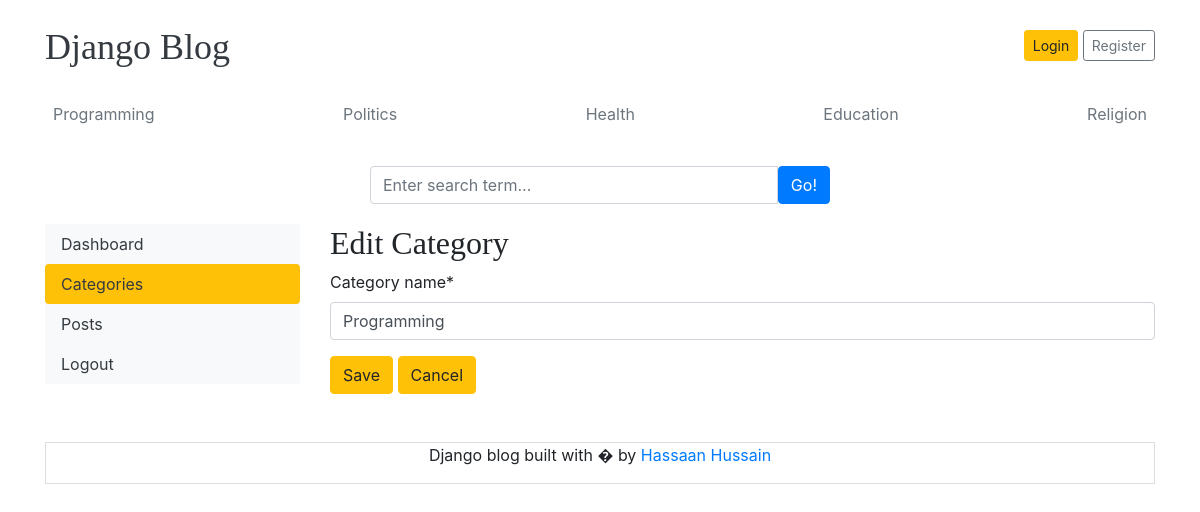
The page /dashboard/categories/edit/1/ on the database its author committed.
### blogs/models.py (models this page shows)
class Category(models.Model):
    category_name = models.CharField(max_length=50, unique=True)
    created_at = models.DateTimeField(auto_now_add=True)
    update_at = models.DateTimeField(auto_now=True)
    class Meta:
        verbose_name_plural = 'categories'
    def __str__(self):
        return self.category_name

### dashboard/views.py (the view)
# urls.py: path('categories/edit/<int:pk>/', views.edit_category, name='edit_category'),
def edit_category(request, pk):
    category = get_object_or_404(Category, pk=pk)
    if request.method == 'POST':
        form = CategoryForm(request.POST, instance=category)
        if form.is_valid():
            form.save()
            return redirect('categories')
    else:
        form = CategoryForm(instance=category)
    context = {
        'form': form,
        'category': category,
    }
    return render(request, 'dashboard/edit_category.html', context)

### dashboard/forms.py
class CategoryForm(forms.ModelForm):
    class Meta:
        model = Category
        fields = '__all__'

### blogs/context_processors.py (called while the page is built)
def get_categories(request):
    categories = Category.objects.all()
    return dict(categories=categories)

def social_links(request):
    links = SocialLinks.objects.all()
    return dict(links=links)

### templates/dashboard/edit_category.html (shortened to what this page needs)
{% extends 'home.html' %}
{% load crispy_forms_tags %}
{% block content %}
<div class="row">
    {% include 'dashboard/sidebar.html' %}
    <div class="col-md-9">
        <h2>Edit Category</h2>
        <form action="{% url 'edit_category' category.id %}" method='post'>
            {{ form | crispy }}
            <button type="submit" class='btn btn-warning mb-5'>Save</button>
            <a href="{% url "categories" %}" class='btn btn-warning mb-5'>Cancel</a>
        </form>
    </div>
</div>
{% endblock content %}

### templates/home.html (shortened to what this page needs)
{% load static %}
<!DOCTYPE html>
<html lang="en">
<head>
    <link href="https://getbootstrap.com/docs/4.0/dist/css/bootstrap.min.css" rel="stylesheet">
    <link rel="stylesheet" href="https://cdnjs.cloudflare.com/ajax/libs/font-awesome/7.0.1/css/all.min.css" />
    <link href="{% static "css/blog.css" %}" rel="stylesheet">
  </head>
<body>
    <div class="container">
        <header class="blog-header py-3">
        <div class="row flex-nowrap justify-content-between align-items-center">
            <div class="col-8 pt-1">
            <a class="blog-header-logo text-dark" href="/">Django Blog</a>
            </div>
            {% if user.is_authenticated %}
            <div class="col-4 d-flex justify-content-end align-items-center">
                <small>You're logged in ''{{ user }}''</small>
                &nbsp;
                <a href="{% url "dashboard" %}" class='btn btn-sm btn-warning'>Dashboard</a>
                &nbsp;
                <a class="btn btn-sm btn-warning" href="{% url "logout" %}">Logout</a> &nbsp;
            </div>
            {% else %}
            <div class="col-4 d-flex justify-content-end align-items-center">
                <a class="btn btn-sm btn-warning" href="{% url "login" %}">Login</a> &nbsp;
                <a class="btn btn-sm btn-outline-secondary" href="{% url 'register' %}">Register</a>
            </div>
            {% endif %}
        </div>
        </header>
        <div class="nav-scroller py-1 mb-2">
        <nav class="nav d-flex justify-content-between">
            {% for category in categories %}
            <a class="p-2 text-muted" href="{% url "posts_by_category" category.id %}">{{ category }}</a>
            {% endfor %}
        </nav>
        </div>
            <form action="{% url 'search' %}" method='GET' style='width: 500px; margin:auto;'>
                <div class="card-body">
                    <div class="input-group">
                        <input class="form-control" type="text" name='keyword' value='{{ keyword }}' placeholder="Enter search term..." aria-label="Enter search term..." aria-describedby="button-search" />
                        <button class="btn btn-primary" id="button-search" type="submit">Go!</button>
                    </div>
                </div>
            </form>
        {% block content %}{% endblock %}
        <footer class="blog-footer" style='border: 0.5px solid #e2dddd; text-align: center;'>
            <p>Django blog built with � by <a href="#">Hassaan Hussain</a></p>
        </footer>
    </div>
</body>
</html>

### blog_main/static/css/blog.css (style rules this page uses)
.blog-header-logo { font-family: "Playfair Display", Georgia, "Times New Roman", serif; font-size: 2.25rem; }
h1, h2, h3, h4, h5, h6 { font-family: "Playfair Display", Georgia, "Times New Roman", serif; }

### rows shown on the page
Category: category_name "Programming"
Category: category_name "Politics"
Category: category_name "Health"
Category: category_name "Education"
Category: category_name "Religion"
